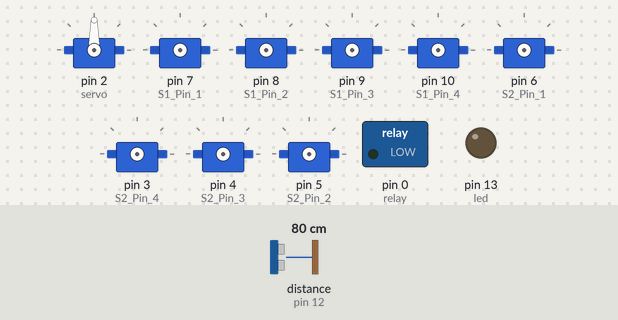
Recording of a sketch running on a simulated Arduino Uno, built with avr-gcc and run on an emulated ATmega328P. On the bench: 9 × servo, switched loads named in the sketch (green lamp = pin HIGH), output pins drawn as LEDs (lit = HIGH). Wiring (inferred from the names in the program): ultrasonic range finder: trigger pin 11; echo pin 12; 8 × servo: signal pin 3 / signal pin 4 / signal pin 5 / signal pin 6 / signal pin 7 / signal pin 8 / signal pin 9 / signal pin 10. The test bench sets the inputs (shaded band); at power-on: distance to the obstacle (sensor on pin 12) 80 cm. The echo pulse lasts 58.3 µs per cm; servo pulses on a pin are drawn as a servo (544–2400 µs = 0–180°); pins used as bus, display or sensor lines are not drawn.

Above: at 1.2 s.
1.3 s: distance to the obstacle (sensor on pin 12) set to 13 cm
2.8 s: distance to the obstacle (sensor on pin 12) set to 10 cm
At 6.0 s:
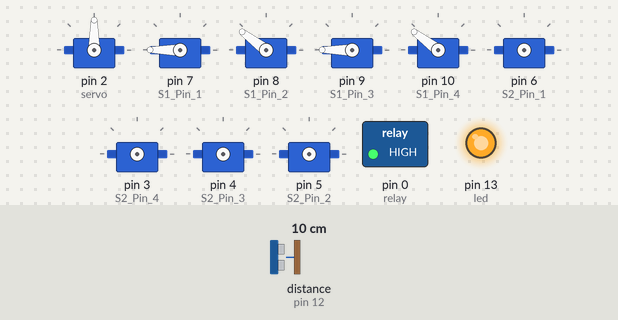
14.8 s: distance to the obstacle (sensor on pin 12) set to 18 cm
At 15.9 s:
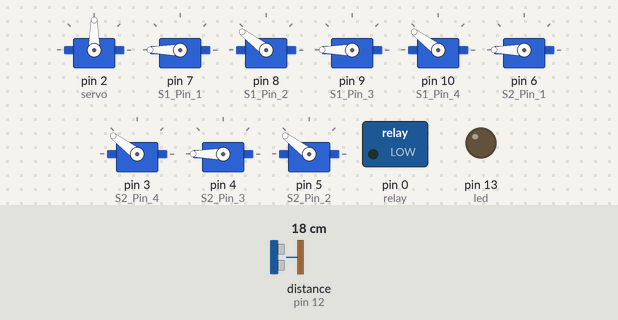
16.5 s: distance to the obstacle (sensor on pin 12) set to 2 cm
At 17.5 s:
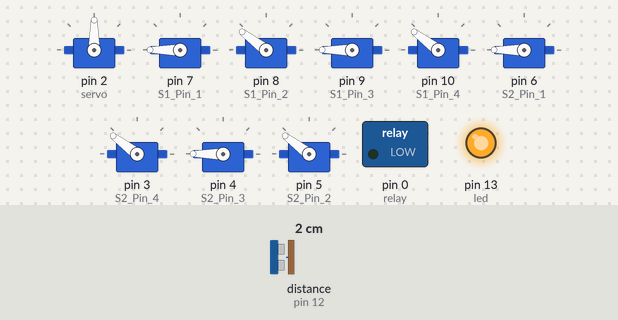
Timing chart, 0 to 20.3 s (numbered marks = the images above; inputs shaded):
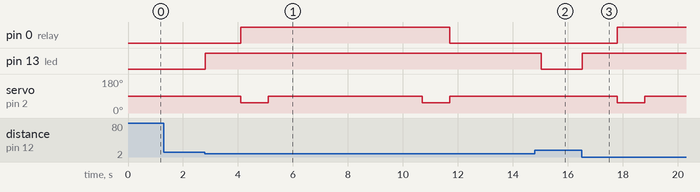

The sketch:

Robotic_Hand_Industrial.ino
```cpp
#define S1_Pin_1 7
#define S1_Pin_2 8
#define S1_Pin_3 9
#define S1_Pin_4 10
#define S2_Pin_1 6
#define S2_Pin_2 5
#define S2_Pin_3 4
#define S2_Pin_4 3
#include<Servo.h>
int  trigPin = 11;
int  echoPin = 12;
int  led = 13 ;

int relay = 0 ;

float distance;


Servo servo;

int step_no = 0;
int i = 0;
int Start = 0;
int j = 128;

void setup() {


   pinMode(led, OUTPUT);
  pinMode(S1_Pin_1, OUTPUT);
  pinMode(S1_Pin_2, OUTPUT);
  pinMode(S1_Pin_3, OUTPUT);
  pinMode(S1_Pin_4, OUTPUT);
  pinMode(S2_Pin_1, OUTPUT);
  pinMode(S2_Pin_2, OUTPUT);
  pinMode(S2_Pin_3, OUTPUT);
  pinMode(S2_Pin_4, OUTPUT);
  pinMode(relay, OUTPUT);
  pinMode(led, OUTPUT);
  servo.attach(2);
  servo.write(90);


  pinMode(trigPin, OUTPUT); // trig pin will have pulses output
  pinMode(echoPin, INPUT); // echo pin should be input to get pulse width

}

void loop() {


  long duration, distance;
  digitalWrite(trigPin,HIGH);
  delayMicroseconds(1000);
  digitalWrite(trigPin, LOW);
  duration=pulseIn(echoPin, HIGH);
  distance =(duration/2)/29.1;

  delay(10);

 if((distance<=10))
  {
    Start = 1;
    digitalWrite(led, HIGH);
}
   else if(distance>10)
 {
     digitalWrite(led, LOW);
     Start = 0;
   }

//delay(500);


if(Start == 1){
  if(i != 35){
    for(i = 0; i<35; i++){
      digitalWrite(S1_Pin_1, HIGH);
      digitalWrite(S1_Pin_2, LOW);
      digitalWrite(S1_Pin_3, LOW);
      digitalWrite(S1_Pin_4, LOW);
      delay(2);
      digitalWrite(S1_Pin_1, LOW);
      digitalWrite(S1_Pin_2, HIGH);
      digitalWrite(S1_Pin_3, LOW);
      digitalWrite(S1_Pin_4, LOW);
      delay(2);
      digitalWrite(S1_Pin_1, LOW);
      digitalWrite(S1_Pin_2, LOW);
      digitalWrite(S1_Pin_3, HIGH);
      digitalWrite(S1_Pin_4, LOW);
      delay(2);
      digitalWrite(S1_Pin_1, LOW);
      digitalWrite(S1_Pin_2, LOW);
      digitalWrite(S1_Pin_3, LOW);
      digitalWrite(S1_Pin_4, HIGH);
      delay(2);
    }
  }
      delay(1000);
      digitalWrite(relay, HIGH);
      servo.write(55);

      delay(1000);

      servo.write(90);

      delay(1000);


        if(i != 0){
    for(i = 35; i>0; i--){
      digitalWrite(S1_Pin_1, HIGH);
      digitalWrite(S1_Pin_4, LOW);
      digitalWrite(S1_Pin_3, LOW);
      digitalWrite(S1_Pin_2, LOW);
      delay(2);
      digitalWrite(S1_Pin_1, LOW);
      digitalWrite(S1_Pin_4, HIGH);
      digitalWrite(S1_Pin_3, LOW);
      digitalWrite(S1_Pin_2, LOW);
      delay(2);
      digitalWrite(S1_Pin_1, LOW);
      digitalWrite(S1_Pin_4, LOW);
      digitalWrite(S1_Pin_3, HIGH);
      digitalWrite(S1_Pin_2, LOW);
      delay(2);
      digitalWrite(S1_Pin_1, LOW);
      digitalWrite(S1_Pin_4, LOW);
      digitalWrite(S1_Pin_3, LOW);
      digitalWrite(S1_Pin_2, HIGH);
      delay(2);
    }
        }

       delay(1000);

if(j != 0){
    for(j = 128; j>0; j--){
      digitalWrite(S2_Pin_1, HIGH);
      digitalWrite(S2_Pin_4, LOW);
      digitalWrite(S2_Pin_3, LOW);
      digitalWrite(S2_Pin_2, LOW);
      delay(2);
      digitalWrite(S2_Pin_1, LOW);
      digitalWrite(S2_Pin_4, HIGH);
      digitalWrite(S2_Pin_3, LOW);
      digitalWrite(S2_Pin_2, LOW);
      delay(2);
      digitalWrite(S2_Pin_1, LOW);
      digitalWrite(S2_Pin_4, LOW);
      digitalWrite(S2_Pin_3, HIGH);
      digitalWrite(S2_Pin_2, LOW);
      delay(2);
      digitalWrite(S2_Pin_1, LOW);
      digitalWrite(S2_Pin_4, LOW);
      digitalWrite(S2_Pin_3, LOW);
      digitalWrite(S2_Pin_2, HIGH);
      delay(2);
    }
     }


    delay(1000);

    if(i != 35){
    for(i = 0; i<35; i++){
      digitalWrite(S1_Pin_1, HIGH);
      digitalWrite(S1_Pin_2, LOW);
      digitalWrite(S1_Pin_3, LOW);
      digitalWrite(S1_Pin_4, LOW);
      delay(2);
      digitalWrite(S1_Pin_1, LOW);
      digitalWrite(S1_Pin_2, HIGH);
      digitalWrite(S1_Pin_3, LOW);
      digitalWrite(S1_Pin_4, LOW);
      delay(2);
      digitalWrite(S1_Pin_1, LOW);
      digitalWrite(S1_Pin_2, LOW);
      digitalWrite(S1_Pin_3, HIGH);
      digitalWrite(S1_Pin_4, LOW);
      delay(2);
      digitalWrite(S1_Pin_1, LOW);
      digitalWrite(S1_Pin_2, LOW);
      digitalWrite(S1_Pin_3, LOW);
      digitalWrite(S1_Pin_4, HIGH);
      delay(2);
    }
    }
      delay(1000);

      servo.write(55);

      delay(1000);
       digitalWrite(relay, LOW);
      servo.write(90);

      delay(2000);


        if(i != 0){
    for(i = 35; i>0; i--){
      digitalWrite(S1_Pin_1, HIGH);
      digitalWrite(S1_Pin_4, LOW);
      digitalWrite(S1_Pin_3, LOW);
      digitalWrite(S1_Pin_2, LOW);
      delay(2);
      digitalWrite(S1_Pin_1, LOW);
      digitalWrite(S1_Pin_4, HIGH);
      digitalWrite(S1_Pin_3, LOW);
      digitalWrite(S1_Pin_2, LOW);
      delay(2);
      digitalWrite(S1_Pin_1, LOW);
      digitalWrite(S1_Pin_4, LOW);
      digitalWrite(S1_Pin_3, HIGH);
      digitalWrite(S1_Pin_2, LOW);
      delay(2);
      digitalWrite(S1_Pin_1, LOW);
      digitalWrite(S1_Pin_4, LOW);
      digitalWrite(S1_Pin_3, LOW);
      digitalWrite(S1_Pin_2, HIGH);
      delay(2);
    }

        }


     if(j != 128){
    for(j = 0; j<128; j++){
      digitalWrite(S2_Pin_1, HIGH);
      digitalWrite(S2_Pin_2, LOW);
      digitalWrite(S2_Pin_3, LOW);
      digitalWrite(S2_Pin_4, LOW);
      delay(2);
      digitalWrite(S2_Pin_1, LOW);
      digitalWrite(S2_Pin_2, HIGH);
      digitalWrite(S2_Pin_3, LOW);
      digitalWrite(S2_Pin_4, LOW);
      delay(2);
      digitalWrite(S2_Pin_1, LOW);
      digitalWrite(S2_Pin_2, LOW);
      digitalWrite(S2_Pin_3, HIGH);
      digitalWrite(S2_Pin_4, LOW);
      delay(2);
      digitalWrite(S2_Pin_1, LOW);
      digitalWrite(S2_Pin_2, LOW);
      digitalWrite(S2_Pin_3, LOW);
      digitalWrite(S2_Pin_4, HIGH);
      delay(2);
    }

      }


      }
}
```

Measured:
- the behaviour switches between 12 and 11 cm on distance to the obstacle (sensor on pin 12) (found by bisection; images 0 and 1)
- after the input at 1.3 s, every drawn part: stays the same
- after the input at 2.8 s, pin 0 (relay): LOW → HIGH after 1.3 s, → LOW 7.6 s later; pin 13 (led): LOW → HIGH at once; servo on pin 2 (servo): alternates 90° for 5.6 s and 55° for 1.0 s, starting after 1.3 s
- after the input at 14.8 s, pin 0 (relay): stays LOW (without the input it goes to HIGH after 1.5 s); pin 13 (led): HIGH → LOW after 0.23 s; servo on pin 2 (servo): stays 90° (without the input it goes to 55° after 1.5 s)
- after the input at 16.5 s, pin 0 (relay): LOW → HIGH after 1.3 s; pin 13 (led): LOW → HIGH at once; servo on pin 2 (servo): 90° → 55° after 1.3 s, → 90° 1.0 s later
